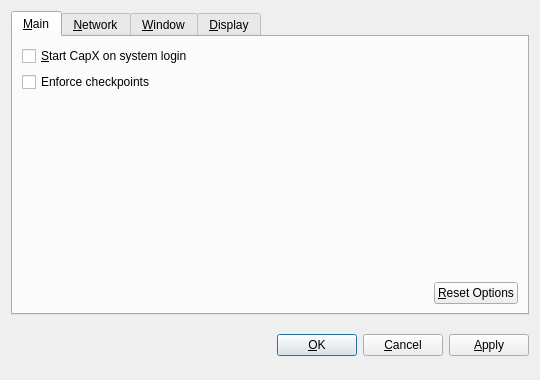
<?xml version="1.0" encoding="UTF-8"?>
<ui version="4.0">
 <class>OptionsDialog</class>
 <widget class="QDialog" name="OptionsDialog">
  <property name="geometry">
   <rect>
    <x>0</x>
    <y>0</y>
    <width>540</width>
    <height>380</height>
   </rect>
  </property>
  <property name="windowTitle">
   <string>Options</string>
  </property>
  <property name="modal">
   <bool>true</bool>
  </property>
  <layout class="QVBoxLayout" name="verticalLayout">
   <item>
    <widget class="QTabWidget" name="tabWidget">
     <property name="tabPosition">
      <enum>QTabWidget::North</enum>
     </property>
     <property name="currentIndex">
      <number>0</number>
     </property>
     <widget class="QWidget" name="tabMain">
      <attribute name="title">
       <string>&amp;Main</string>
      </attribute>
      <layout class="QVBoxLayout" name="verticalLayout_Main">
       <item>
        <widget class="QCheckBox" name="bitcoinAtStartup">
         <property name="toolTip">
          <string>Automatically start CapX after logging in to the system.</string>
         </property>
         <property name="text">
          <string>&amp;Start CapX on system login</string>
         </property>
        </widget>
       </item>
       <item>
        <widget class="QCheckBox" name="checkpointEnforce">
         <property name="toolTip">
          <string>Check this box to follow the centrally issued checkpoints.</string>
         </property>
         <property name="text">
          <string>Enforce checkpoints</string>
         </property>
        </widget>
       </item>
       <item>
        <spacer name="verticalSpacer_Main">
         <property name="orientation">
          <enum>Qt::Vertical</enum>
         </property>
         <property name="sizeHint" stdset="0">
          <size>
           <width>20</width>
           <height>40</height>
          </size>
         </property>
        </spacer>
       </item>
       <item>
        <layout class="QHBoxLayout" name="horizontalLayout_2_Main">
         <item>
          <spacer name="horizontalSpacer_2_Main">
           <property name="orientation">
            <enum>Qt::Horizontal</enum>
           </property>
           <property name="sizeHint" stdset="0">
            <size>
             <width>40</width>
             <height>20</height>
            </size>
           </property>
          </spacer>
         </item>
         <item>
          <widget class="QPushButton" name="resetButton">
           <property name="toolTip">
            <string>Reset all client options to default.</string>
           </property>
           <property name="text">
            <string>&amp;Reset Options</string>
           </property>
           <property name="autoDefault">
            <bool>false</bool>
           </property>
          </widget>
         </item>
        </layout>
       </item>
      </layout>
     </widget>
     <widget class="QWidget" name="tabNetwork">
      <attribute name="title">
       <string>&amp;Network</string>
      </attribute>
      <layout class="QVBoxLayout" name="verticalLayout_Network">
       <item>
        <widget class="QCheckBox" name="mapPortUpnp">
         <property name="toolTip">
          <string>Automatically open the CapX client port on the router. This only works when your router supports UPnP and it is enabled.</string>
         </property>
         <property name="text">
          <string>Map port using &amp;UPnP</string>
         </property>
        </widget>
       </item>
       <item>
        <widget class="QCheckBox" name="connectSocks">
         <property name="toolTip">
          <string>Connect to the CapX network through a SOCKS proxy (e.g. when connecting through Tor).</string>
         </property>
         <property name="text">
          <string>&amp;Connect through SOCKS proxy:</string>
         </property>
        </widget>
       </item>
       <item>
        <layout class="QHBoxLayout" name="horizontalLayout_Network">
         <item>
          <widget class="QLabel" name="proxyIpLabel">
           <property name="text">
            <string>Proxy &amp;IP:</string>
           </property>
           <property name="textFormat">
            <enum>Qt::PlainText</enum>
           </property>
           <property name="buddy">
            <cstring>proxyIp</cstring>
           </property>
          </widget>
         </item>
         <item>
          <widget class="QValidatedLineEdit" name="proxyIp">
           <property name="maximumSize">
            <size>
             <width>140</width>
             <height>16777215</height>
            </size>
           </property>
           <property name="toolTip">
            <string>IP address of the proxy (e.g. 127.0.0.1)</string>
           </property>
          </widget>
         </item>
         <item>
          <widget class="QLabel" name="proxyPortLabel">
           <property name="text">
            <string>&amp;Port:</string>
           </property>
           <property name="textFormat">
            <enum>Qt::PlainText</enum>
           </property>
           <property name="buddy">
            <cstring>proxyPort</cstring>
           </property>
          </widget>
         </item>
         <item>
          <widget class="QLineEdit" name="proxyPort">
           <property name="maximumSize">
            <size>
             <width>55</width>
             <height>16777215</height>
            </size>
           </property>
           <property name="toolTip">
            <string>Port of the proxy (e.g. 9050)</string>
           </property>
          </widget>
         </item>
         <item>
          <widget class="QLabel" name="socksVersionLabel">
           <property name="text">
            <string>SOCKS &amp;Version:</string>
           </property>
           <property name="textFormat">
            <enum>Qt::PlainText</enum>
           </property>
           <property name="buddy">
            <cstring>socksVersion</cstring>
           </property>
          </widget>
         </item>
         <item>
          <widget class="QValueComboBox" name="socksVersion">
           <property name="toolTip">
            <string>SOCKS version of the proxy (e.g. 5)</string>
           </property>
          </widget>
         </item>
         <item>
          <spacer name="horizontalSpacer_Network">
           <property name="orientation">
            <enum>Qt::Horizontal</enum>
           </property>
           <property name="sizeHint" stdset="0">
            <size>
             <width>40</width>
             <height>20</height>
            </size>
           </property>
          </spacer>
         </item>
        </layout>
       </item>
       <item>
        <spacer name="verticalSpacer_Network">
         <property name="orientation">
          <enum>Qt::Vertical</enum>
         </property>
         <property name="sizeHint" stdset="0">
          <size>
           <width>20</width>
           <height>40</height>
          </size>
         </property>
        </spacer>
       </item>
      </layout>
     </widget>
     <widget class="QWidget" name="tabWindow">
      <attribute name="title">
       <string>&amp;Window</string>
      </attribute>
      <layout class="QVBoxLayout" name="verticalLayout_Window">
       <item>
        <widget class="QCheckBox" name="minimizeToTray">
         <property name="toolTip">
          <string>Show only a tray icon after minimizing the window.</string>
         </property>
         <property name="text">
          <string>&amp;Minimize to the tray instead of the taskbar</string>
         </property>
        </widget>
       </item>
       <item>
        <widget class="QCheckBox" name="minimizeOnClose">
         <property name="toolTip">
          <string>Minimize instead of exit the application when the window is closed. When this option is enabled, the application will be closed only after selecting Quit in the menu.</string>
         </property>
         <property name="text">
          <string>M&amp;inimize on close</string>
         </property>
        </widget>
       </item>
       <item>
        <spacer name="verticalSpacer_Window">
         <property name="orientation">
          <enum>Qt::Vertical</enum>
         </property>
         <property name="sizeHint" stdset="0">
          <size>
           <width>20</width>
           <height>40</height>
          </size>
         </property>
        </spacer>
       </item>
      </layout>
     </widget>
     <widget class="QWidget" name="tabDisplay">
      <attribute name="title">
       <string>&amp;Display</string>
      </attribute>
      <layout class="QVBoxLayout" name="verticalLayout_Display">
       <item>
        <layout class="QHBoxLayout" name="horizontalLayout_1_Display">
         <item>
          <widget class="QLabel" name="langLabel">
           <property name="text">
            <string>User Interface &amp;language:</string>
           </property>
           <property name="textFormat">
            <enum>Qt::PlainText</enum>
           </property>
           <property name="buddy">
            <cstring>lang</cstring>
           </property>
          </widget>
         </item>
         <item>
          <widget class="QValueComboBox" name="lang">
           <property name="toolTip">
            <string>The user interface language can be set here. This setting will take effect after restarting CapX.</string>
           </property>
          </widget>
         </item>
        </layout>
       </item>
       <item>
        <layout class="QHBoxLayout" name="horizontalLayout_2_Display">
         <item>
          <widget class="QLabel" name="unitLabel">
           <property name="text">
            <string>&amp;Unit to show amounts in:</string>
           </property>
           <property name="textFormat">
            <enum>Qt::PlainText</enum>
           </property>
           <property name="buddy">
            <cstring>unit</cstring>
           </property>
          </widget>
         </item>
         <item>
          <widget class="QValueComboBox" name="unit">
           <property name="toolTip">
            <string>Choose the default subdivision unit to show in the interface and when sending coins.</string>
           </property>
          </widget>
         </item>
        </layout>
       </item>
       <item>
        <widget class="QCheckBox" name="displayAddresses">
         <property name="toolTip">
          <string>Whether to show CapX addresses in the transaction list or not.</string>
         </property>
         <property name="text">
          <string>&amp;Display addresses in transaction list</string>
         </property>
        </widget>
       </item>
       <item>
         <widget class="QCheckBox" name="coinControlFeatures">
           <property name="toolTip">
            <string>Whether to show coin control features or not.</string>
           </property>
           <property name="text">
            <string>Display coin &amp;control features (experts only!)</string>
           </property>
         </widget>
       </item>
       <item>
        <spacer name="verticalSpacer_Display">
         <property name="orientation">
          <enum>Qt::Vertical</enum>
         </property>
         <property name="sizeHint" stdset="0">
          <size>
           <width>20</width>
           <height>40</height>
          </size>
         </property>
        </spacer>
       </item>
      </layout>
     </widget>
    </widget>
   </item>
   <item>
    <layout class="QHBoxLayout" name="horizontalLayout_Buttons">
     <item>
      <spacer name="horizontalSpacer_1">
       <property name="orientation">
        <enum>Qt::Horizontal</enum>
       </property>
       <property name="sizeHint" stdset="0">
        <size>
         <width>40</width>
         <height>48</height>
        </size>
       </property>
      </spacer>
     </item>
     <item>
      <widget class="QLabel" name="statusLabel">
       <property name="font">
        <font>
         <weight>75</weight>
         <bold>true</bold>
        </font>
       </property>
       <property name="text">
        <string/>
       </property>
       <property name="textFormat">
        <enum>Qt::PlainText</enum>
       </property>
       <property name="wordWrap">
        <bool>true</bool>
       </property>
      </widget>
     </item>
     <item>
      <spacer name="horizontalSpacer_2">
       <property name="orientation">
        <enum>Qt::Horizontal</enum>
       </property>
       <property name="sizeHint" stdset="0">
        <size>
         <width>40</width>
         <height>48</height>
        </size>
       </property>
      </spacer>
     </item>
     <item>
      <widget class="QPushButton" name="okButton">
       <property name="text">
        <string>&amp;OK</string>
       </property>
      </widget>
     </item>
     <item>
      <widget class="QPushButton" name="cancelButton">
       <property name="text">
        <string>&amp;Cancel</string>
       </property>
       <property name="autoDefault">
        <bool>false</bool>
       </property>
      </widget>
     </item>
     <item>
      <widget class="QPushButton" name="applyButton">
       <property name="text">
        <string>&amp;Apply</string>
       </property>
       <property name="autoDefault">
        <bool>false</bool>
       </property>
      </widget>
     </item>
    </layout>
   </item>
  </layout>
 </widget>
 <customwidgets>
  <customwidget>
   <class>BitcoinAmountField</class>
   <extends>QSpinBox</extends>
   <header>bitcoinamountfield.h</header>
  </customwidget>
  <customwidget>
   <class>QValueComboBox</class>
   <extends>QComboBox</extends>
   <header>qvaluecombobox.h</header>
  </customwidget>
  <customwidget>
   <class>QValidatedLineEdit</class>
   <extends>QLineEdit</extends>
   <header>qvalidatedlineedit.h</header>
  </customwidget>
 </customwidgets>
 <resources/>
 <connections/>
</ui>
